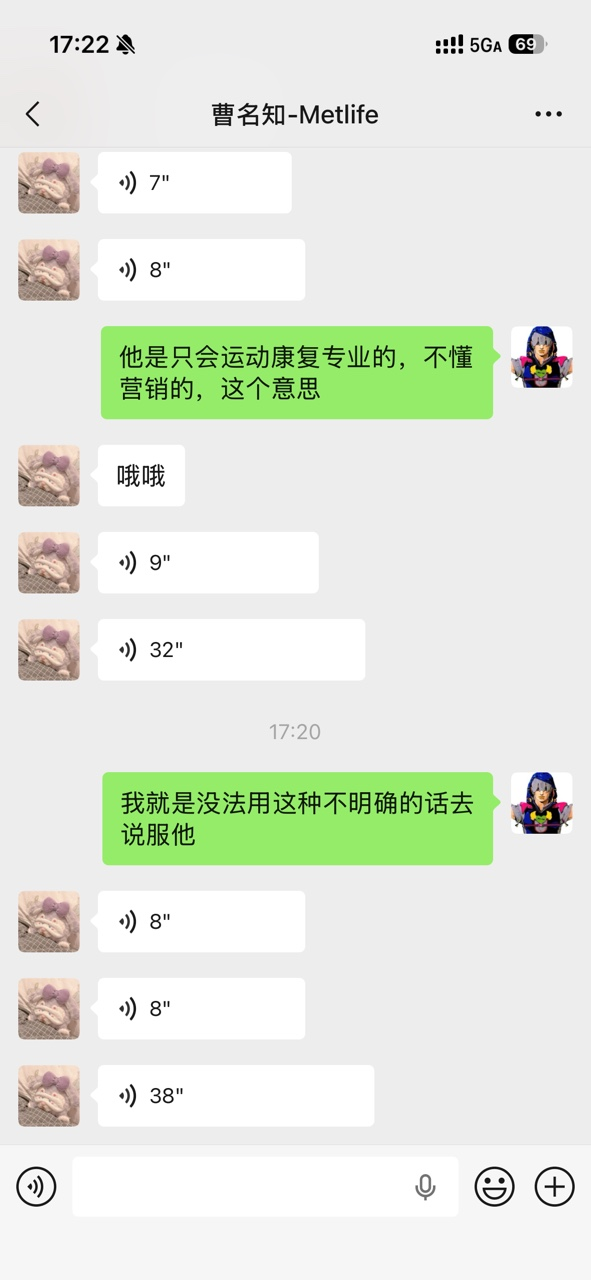
#> input picture media/inbound/openclaw-media-1773316546218-beco9r.jpg, 591 x 1280 px
$ python compress_image.py --input ../../../media/inbound/openclaw-media-1773316546218-beco9r.jpg
#> lines starting #> are read from the running program, lines starting #| are printed output that depends on the picture
#!/usr/bin/env python3
# -*- coding: utf-8 -*-
"""
compress_image.py - 图片压缩优化
压缩图片符合微信要求（封面图<64KB）
"""

import argparse
import os
from PIL import Image

def compress_image(input_path, output_path=None, target_size=(900, 500), quality=85):
    """
    压缩图片

    Args:
        input_path: 输入图片路径
        output_path: 输出路径（可选，默认覆盖原文件）
        target_size: 目标尺寸 (宽，高)
        quality: JPEG 质量 (1-100)

    Returns:
        dict: 压缩后的元数据
    """
#> called with target_size = (900, 500), quality = 85
    # 1. 打开图片
    img = Image.open(input_path)
#> img is the input picture: PIL image 591x1280 RGB; mean R, G, B 226.5, 233, 221

    # 2. 转换为 RGB（处理 PNG 等格式）
    if img.mode in ('RGBA', 'LA', 'P'):
        img = img.convert('RGB')

    # 3. 裁剪到目标比例（公众号封面 2.35:1）
    target_ratio = target_size[0] / target_size[1]
    current_ratio = img.width / img.height
#> current_ratio = 0.462

    if current_ratio > target_ratio:
        # 图片太宽，裁剪宽度
        new_width = int(img.height * target_ratio)
        left = (img.width - new_width) // 2
        img = img.crop((left, 0, left + new_width, img.height))
    else:
        # 图片太高，裁剪高度
        new_height = int(img.width / target_ratio)
#> new_height = 328
        top = (img.height - new_height) // 2
#> top = 476
        img = img.crop((0, top, img.width, top + new_height))
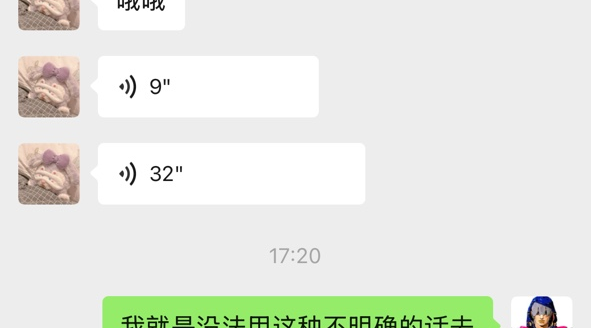
#> img: PIL image 591x328 RGB; mean R, G, B 229.7, 233.2, 225.3

    # 4. 缩放
    img = img.resize(target_size, Image.Resampling.LANCZOS)
#> img: PIL image 900x500 RGB

    # 5. 保存
    if output_path is None:
        output_path = input_path

    img.save(output_path, 'JPEG', quality=quality, optimize=True, progressive=True)

    # 6. 检查文件大小
    file_size = os.path.getsize(output_path) / 1024  # KB

    metadata = {
        "filepath": output_path,
        "size": f"{img.width}x{img.height}",
        "file_size_kb": round(file_size, 2),
        "quality": quality
    }

    print(f"✅ 图片压缩完成")
    print(f"📐 尺寸：{img.width}x{img.height}")
#| 📐 尺寸：900x500
    print(f"💾 大小：{file_size:.2f} KB")

    return metadata

def compress_all_images_in_folder(folder_path, target_size=(900, 500), quality=85):
    """压缩文件夹中的所有图片"""
    for filename in os.listdir(folder_path):
        if filename.lower().endswith(('.jpg', '.jpeg', '.png')):
            filepath = os.path.join(folder_path, filename)
            print(f"\n处理：{filename}")
            compress_image(filepath, target_size=target_size, quality=quality)

if __name__ == "__main__":
    parser = argparse.ArgumentParser(description='压缩图片符合微信要求')
    parser.add_argument('--input', type=str, required=True, help='输入图片路径或文件夹')
    parser.add_argument('--width', type=int, default=900, help='目标宽度')
    parser.add_argument('--height', type=int, default=500, help='目标高度')
    parser.add_argument('--quality', type=int, default=85, help='JPEG 质量 (1-100)')

    args = parser.parse_args()

    if os.path.isdir(args.input):
        compress_all_images_in_folder(
            args.input,
            target_size=(args.width, args.height),
            quality=args.quality
        )
    else:
        compress_image(
            args.input,
            target_size=(args.width, args.height),
            quality=args.quality
        )
